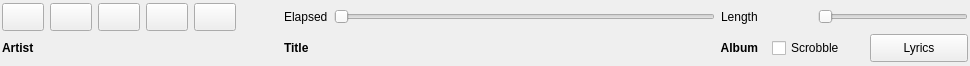
<?xml version="1.0" encoding="UTF-8"?>
<ui version="4.0">
 <class>ControlPanel</class>
 <widget class="QWidget" name="ControlPanel">
  <property name="geometry">
   <rect>
    <x>0</x>
    <y>0</y>
    <width>970</width>
    <height>66</height>
   </rect>
  </property>
  <property name="windowTitle">
   <string/>
  </property>
  <layout class="QGridLayout" name="gridLayout">
   <property name="leftMargin">
    <number>2</number>
   </property>
   <property name="topMargin">
    <number>2</number>
   </property>
   <property name="rightMargin">
    <number>2</number>
   </property>
   <property name="bottomMargin">
    <number>2</number>
   </property>
   <property name="horizontalSpacing">
    <number>4</number>
   </property>
   <property name="verticalSpacing">
    <number>2</number>
   </property>
   <item row="1" column="1">
    <widget class="QLabel" name="artistLabel">
     <property name="text">
      <string>&lt;b&gt;Artist&lt;/b&gt;</string>
     </property>
     <property name="textFormat">
      <enum>Qt::RichText</enum>
     </property>
     <property name="alignment">
      <set>Qt::AlignLeading|Qt::AlignLeft|Qt::AlignVCenter</set>
     </property>
    </widget>
   </item>
   <item row="1" column="3">
    <layout class="QHBoxLayout" name="horizontalLayout_5">
     <item>
      <widget class="QLabel" name="titleLabel">
       <property name="sizePolicy">
        <sizepolicy hsizetype="MinimumExpanding" vsizetype="Preferred">
         <horstretch>0</horstretch>
         <verstretch>0</verstretch>
        </sizepolicy>
       </property>
       <property name="text">
        <string>&lt;b&gt;Title&lt;/b&gt;</string>
       </property>
       <property name="textFormat">
        <enum>Qt::RichText</enum>
       </property>
       <property name="alignment">
        <set>Qt::AlignLeading|Qt::AlignLeft|Qt::AlignVCenter</set>
       </property>
      </widget>
     </item>
     <item>
      <widget class="QLabel" name="albumLabel">
       <property name="sizePolicy">
        <sizepolicy hsizetype="MinimumExpanding" vsizetype="Preferred">
         <horstretch>0</horstretch>
         <verstretch>0</verstretch>
        </sizepolicy>
       </property>
       <property name="text">
        <string>&lt;b&gt;Album&lt;/b&gt;</string>
       </property>
       <property name="textFormat">
        <enum>Qt::RichText</enum>
       </property>
       <property name="alignment">
        <set>Qt::AlignRight|Qt::AlignTrailing|Qt::AlignVCenter</set>
       </property>
      </widget>
     </item>
    </layout>
   </item>
   <item row="1" column="5">
    <layout class="QHBoxLayout" name="horizontalLayout_2">
     <item>
      <widget class="QCheckBox" name="scrobbleCheckBox">
       <property name="text">
        <string>Scrobble</string>
       </property>
      </widget>
     </item>
     <item>
      <widget class="QPushButton" name="lyricsButton">
       <property name="maximumSize">
        <size>
         <width>16777215</width>
         <height>28</height>
        </size>
       </property>
       <property name="text">
        <string>Lyrics</string>
       </property>
      </widget>
     </item>
    </layout>
   </item>
   <item row="0" column="1">
    <layout class="QHBoxLayout" name="horizontalLayout">
     <property name="spacing">
      <number>6</number>
     </property>
     <property name="leftMargin">
      <number>0</number>
     </property>
     <property name="topMargin">
      <number>0</number>
     </property>
     <property name="rightMargin">
      <number>0</number>
     </property>
     <property name="bottomMargin">
      <number>0</number>
     </property>
     <item>
      <widget class="QToolButton" name="prevButton">
       <property name="minimumSize">
        <size>
         <width>42</width>
         <height>28</height>
        </size>
       </property>
       <property name="whatsThis">
        <string>Skip to previous song</string>
       </property>
       <property name="icon">
        <iconset theme="media-skip-backward">
         <normaloff>.</normaloff>.</iconset>
       </property>
       <property name="shortcut">
        <string>Ctrl+PgUp</string>
       </property>
      </widget>
     </item>
     <item>
      <widget class="QToolButton" name="playButton">
       <property name="minimumSize">
        <size>
         <width>42</width>
         <height>28</height>
        </size>
       </property>
       <property name="whatsThis">
        <string>Play</string>
       </property>
       <property name="icon">
        <iconset theme="media-playback-start">
         <normaloff>.</normaloff>.</iconset>
       </property>
       <property name="shortcut">
        <string>Ctrl+Ins</string>
       </property>
      </widget>
     </item>
     <item>
      <widget class="QToolButton" name="pauseButton">
       <property name="minimumSize">
        <size>
         <width>42</width>
         <height>28</height>
        </size>
       </property>
       <property name="whatsThis">
        <string>Pause</string>
       </property>
       <property name="icon">
        <iconset theme="media-playback-pause">
         <normaloff>.</normaloff>.</iconset>
       </property>
       <property name="shortcut">
        <string>Ctrl+Home</string>
       </property>
      </widget>
     </item>
     <item>
      <widget class="QToolButton" name="stopButton">
       <property name="minimumSize">
        <size>
         <width>42</width>
         <height>28</height>
        </size>
       </property>
       <property name="whatsThis">
        <string>Stop</string>
       </property>
       <property name="icon">
        <iconset theme="media-playback-stop">
         <normaloff>.</normaloff>.</iconset>
       </property>
       <property name="shortcut">
        <string>Ctrl+End</string>
       </property>
      </widget>
     </item>
     <item>
      <widget class="QToolButton" name="nextButton">
       <property name="minimumSize">
        <size>
         <width>42</width>
         <height>28</height>
        </size>
       </property>
       <property name="whatsThis">
        <string>Skip to next song</string>
       </property>
       <property name="icon">
        <iconset theme="media-skip-forward">
         <normaloff>.</normaloff>.</iconset>
       </property>
       <property name="shortcut">
        <string>Ctrl+PgDown</string>
       </property>
      </widget>
     </item>
    </layout>
   </item>
   <item row="0" column="5">
    <layout class="QVBoxLayout" name="verticalLayout_2">
     <item>
      <layout class="QHBoxLayout" name="horizontalLayout_4">
       <property name="spacing">
        <number>6</number>
       </property>
       <property name="leftMargin">
        <number>0</number>
       </property>
       <property name="topMargin">
        <number>0</number>
       </property>
       <property name="rightMargin">
        <number>0</number>
       </property>
       <property name="bottomMargin">
        <number>0</number>
       </property>
       <item>
        <widget class="QPushButton" name="volumeLabel">
         <property name="enabled">
          <bool>false</bool>
         </property>
         <property name="icon">
          <iconset theme="player-volume"/>
         </property>
         <property name="flat">
          <bool>true</bool>
         </property>
        </widget>
       </item>
       <item>
        <widget class="QSlider" name="volumeSlider">
         <property name="sizePolicy">
          <sizepolicy hsizetype="Fixed" vsizetype="Fixed">
           <horstretch>0</horstretch>
           <verstretch>0</verstretch>
          </sizepolicy>
         </property>
         <property name="minimumSize">
          <size>
           <width>150</width>
           <height>0</height>
          </size>
         </property>
         <property name="maximumSize">
          <size>
           <width>150</width>
           <height>16777215</height>
          </size>
         </property>
         <property name="maximum">
          <number>100</number>
         </property>
         <property name="orientation">
          <enum>Qt::Horizontal</enum>
         </property>
        </widget>
       </item>
      </layout>
     </item>
    </layout>
   </item>
   <item row="0" column="3">
    <layout class="QHBoxLayout" name="horizontalLayout_6">
     <item>
      <layout class="QVBoxLayout" name="verticalLayout">
       <item>
        <layout class="QHBoxLayout" name="horizontalLayout_3">
         <property name="spacing">
          <number>6</number>
         </property>
         <property name="leftMargin">
          <number>0</number>
         </property>
         <property name="topMargin">
          <number>0</number>
         </property>
         <property name="rightMargin">
          <number>0</number>
         </property>
         <property name="bottomMargin">
          <number>0</number>
         </property>
         <item>
          <widget class="TimeLabel" name="elapsedLabel">
           <property name="sizePolicy">
            <sizepolicy hsizetype="Minimum" vsizetype="Minimum">
             <horstretch>0</horstretch>
             <verstretch>0</verstretch>
            </sizepolicy>
           </property>
           <property name="text">
            <string>Elapsed</string>
           </property>
          </widget>
         </item>
         <item>
          <widget class="TimeSlider" name="timeSlider">
           <property name="orientation">
            <enum>Qt::Horizontal</enum>
           </property>
          </widget>
         </item>
         <item>
          <layout class="QVBoxLayout" name="verticalLayout_3"/>
         </item>
         <item>
          <widget class="TotalTimeLabel" name="totalLabel">
           <property name="sizePolicy">
            <sizepolicy hsizetype="Minimum" vsizetype="Minimum">
             <horstretch>0</horstretch>
             <verstretch>0</verstretch>
            </sizepolicy>
           </property>
           <property name="text">
            <string>Length</string>
           </property>
          </widget>
         </item>
        </layout>
       </item>
      </layout>
     </item>
    </layout>
   </item>
   <item row="0" column="2" rowspan="2">
    <widget class="QPushButton" name="coverArtButton">
     <property name="sizePolicy">
      <sizepolicy hsizetype="Preferred" vsizetype="Preferred">
       <horstretch>0</horstretch>
       <verstretch>0</verstretch>
      </sizepolicy>
     </property>
     <property name="flat">
      <bool>true</bool>
     </property>
    </widget>
   </item>
   <item row="0" column="4" rowspan="2">
    <spacer name="horizontalSpacer_2">
     <property name="orientation">
      <enum>Qt::Horizontal</enum>
     </property>
     <property name="sizeType">
      <enum>QSizePolicy::Minimum</enum>
     </property>
     <property name="sizeHint" stdset="0">
      <size>
       <width>10</width>
       <height>20</height>
      </size>
     </property>
    </spacer>
   </item>
  </layout>
 </widget>
 <customwidgets>
  <customwidget>
   <class>TotalTimeLabel</class>
   <extends>QLabel</extends>
   <header>timelabel.h</header>
  </customwidget>
  <customwidget>
   <class>TimeSlider</class>
   <extends>QSlider</extends>
   <header>timeslider.h</header>
  </customwidget>
  <customwidget>
   <class>TimeLabel</class>
   <extends>QLabel</extends>
   <header>timelabel.h</header>
  </customwidget>
 </customwidgets>
 <tabstops>
  <tabstop>prevButton</tabstop>
  <tabstop>playButton</tabstop>
  <tabstop>pauseButton</tabstop>
  <tabstop>stopButton</tabstop>
  <tabstop>nextButton</tabstop>
  <tabstop>volumeSlider</tabstop>
  <tabstop>timeSlider</tabstop>
 </tabstops>
 <resources/>
 <connections/>
</ui>
